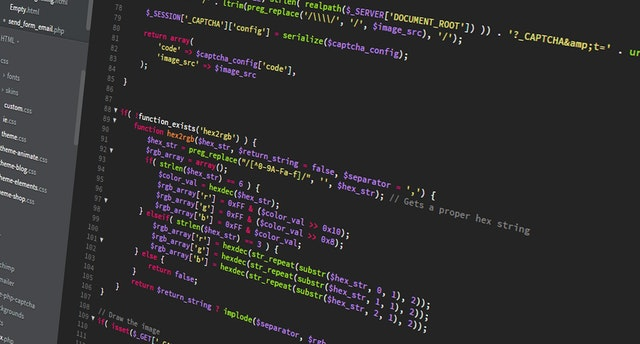
#> input picture img/coding.jpg, 640 x 344 px
$ python lesson_6.py
#> lines starting #> are read from the running program, lines starting #| are printed output that depends on the picture
# Lesson 6 - Histograms and Image Enhancements by Equalising

import numpy as np
import cv2


img = cv2.imread('../img/coding.jpg',0)
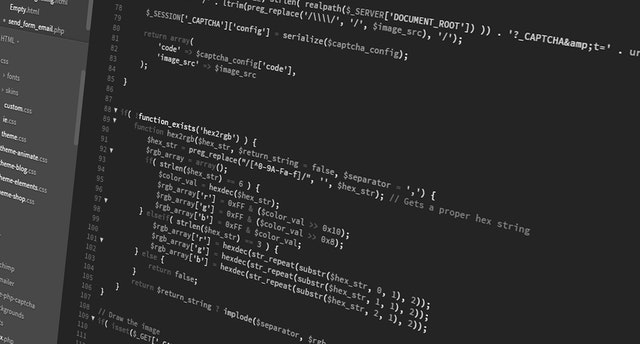
#> img: shape (344, 640); min 0, max 255, mean 45.7

# find histogram in opencv
hist = cv2.calcHist([img],[0],None,[256],[0,256])
#> hist = 256 values, max 132829 at index 36, min 0 at index 234, mean 860

# find histogram in numpy
hist,bins = np.histogram(img.ravel(),256,[0,256])
#> bins = 257 values from 0 to 256

# plotting histograms - matplotlib
from matplotlib import pyplot as plt

plt.hist(img.ravel(),256,[0,256])
plt.show()
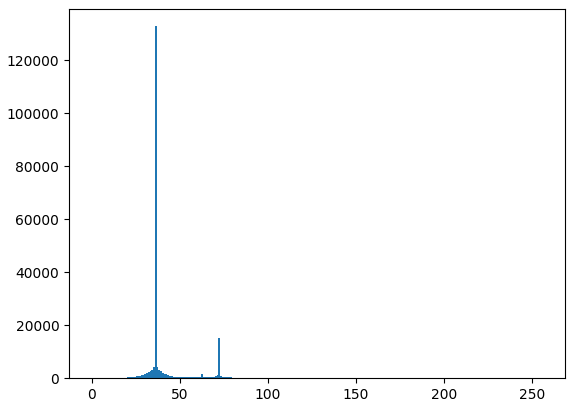
#> figure drawn by matplotlib, 1 panel; tallest bar 132829 high, from x = 36 to 37

# with BGR results
color = ('b','g','r')
for i,col in enumerate(color):
#> (the run stopped early here; a loop or call above may not have finished)
